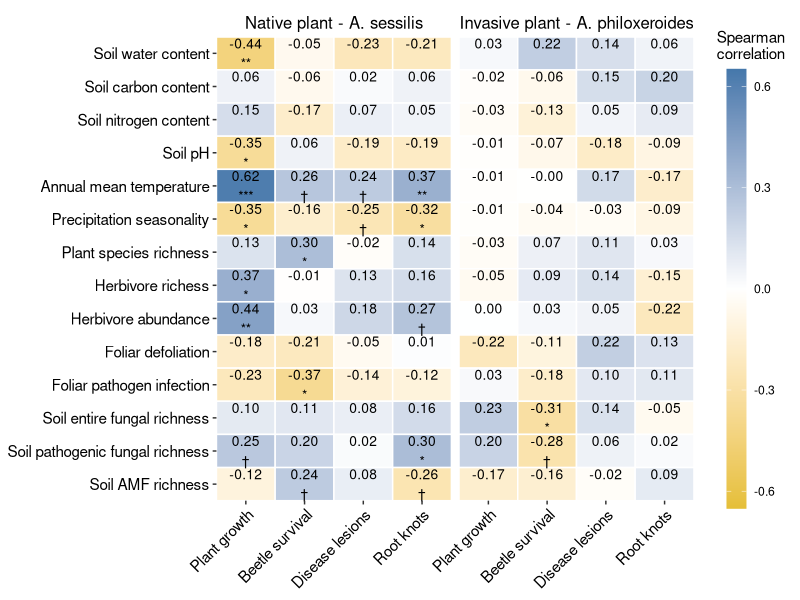

Generate this figure with R:
################################################################################
################################### Figure 4 ###################################
################################################################################

# loading package
library(openxlsx)
library(dplyr)
library(ggplot2)
library(psych)
library(ggtext)

# loading field survey dataset
figure_4_data <- read.xlsx("Field_survey_dataset.xlsx", sheet = "Field_survey", colNames = T)
figure_4_data$Origin <- ifelse(figure_4_data$Species == "Alternanthera_philoxeroides", "Invasive", "Native")
figure_4_data$Origin <- factor(figure_4_data$Origin, levels = c("Native", "Invasive"))
figure_4_data$Species <- as.factor(figure_4_data$Species)

colnames(figure_4_data)
# data translation
figure_4_data$SQRTlesion <- sqrt(figure_4_data$Lesion)
figure_4_data$SQRTknots <- sqrt(figure_4_data$Knots)
figure_4_data$LOGdefol <- log10(figure_4_data$Defol)
figure_4_data$SQRTdisease <- sqrt(figure_4_data$Disease)
figure_4_data$LOGPATH <- log10(figure_4_data$PATHSR)
figure_4_data$SQRTAMF <- sqrt(figure_4_data$AMFSR)

# data translation
figure_4_data$LOGSoil_C <- log10(figure_4_data$Soil_C)
figure_4_data$LOGSoil_N <- log10(figure_4_data$Soil_N)
figure_4_data$SQRTHerbAB <- sqrt(figure_4_data$HerbAB)

################################ Native dataset ################################
figure_4_data_nat <- subset(figure_4_data, Origin == "Native")
select_var <- c("Soil_wc", "LOGSoil_C", "LOGSoil_N", "Soil_ph", "Bio1", "Bio15", "ALLplSR", "HerbFR", "SQRTHerbAB", "LOGdefol", 
                "SQRTdisease", "FUNGSR", "LOGPATH", "SQRTAMF")

cor_results <- corr.test(figure_4_data_nat[,c("Con_mass", "Bsurv", "SQRTlesion", "SQRTknots")], 
                         figure_4_data_nat[, select_var], method = "spearman", adjust = "none")

cor_matrix <- cor_results$r 
p_matrix <- cor_results$p   
n_matrix <- cor_results$n  

# Convert cor_matrix and p_matrix to data frames and merge them
cor_df <- as.data.frame(cor_matrix) %>%
  tibble::rownames_to_column(var = "Respond_var") %>%
  tidyr::pivot_longer(cols = -Respond_var, names_to = "Predict_var", values_to = "Correlation")

p_df <- as.data.frame(p_matrix) %>%
  tibble::rownames_to_column(var = "Respond_var") %>%
  tidyr::pivot_longer(cols = -Respond_var, names_to = "Predict_var", values_to = "p_value")

# Merge the two data frames
plot_data_nat <- left_join(cor_df, p_df, by = c("Respond_var", "Predict_var"))
plot_data_nat$Origin = "Native plant - A. sessilis"


############################### Invasive dataset ###############################
figure_4_data_inv <- subset(figure_4_data, Origin == "Invasive")

cor_results <- corr.test(figure_4_data_inv[,c("Con_mass", "Bsurv", "SQRTlesion", "SQRTknots")], 
                         figure_4_data_inv[, select_var], method = "spearman", adjust = "none")

cor_matrix <- cor_results$r 
p_matrix <- cor_results$p   
n_matrix <- cor_results$n  

# Convert cor_matrix and p_matrix to data frames and merge them
cor_df <- as.data.frame(cor_matrix) %>%
  tibble::rownames_to_column(var = "Respond_var") %>%
  tidyr::pivot_longer(cols = -Respond_var, names_to = "Predict_var", values_to = "Correlation")

p_df <- as.data.frame(p_matrix) %>%
  tibble::rownames_to_column(var = "Respond_var") %>%
  tidyr::pivot_longer(cols = -Respond_var, names_to = "Predict_var", values_to = "p_value")

# Merge the two data frames
plot_data_inv <- left_join(cor_df, p_df, by = c("Respond_var", "Predict_var"))
plot_data_inv$Origin = "Invasive plant - A. philoxeroides"

# Merge the native and exotic datasets
plot_data = rbind(plot_data_nat, plot_data_inv)

# Visualize figure
# Add significance markers (* for p < 0.05)
plot_data <- plot_data %>%
  mutate(
    significance = case_when(
      p_value <= 0.001 ~ "***",
      p_value <= 0.01  ~ "**",
      p_value <= 0.05  ~ "*",
      p_value <= 0.1   ~ "†",
      TRUE ~ ""
    )
  )


# Rename variables
plot_data$Respond_var[plot_data$Respond_var == "Con_mass"] <- "Plant growth"
plot_data$Respond_var[plot_data$Respond_var == "Bsurv"] <- "Beetle survival"
plot_data$Respond_var[plot_data$Respond_var == "SQRTlesion"] <- "Disease lesions"
plot_data$Respond_var[plot_data$Respond_var == "SQRTknots"] <- "Root knots"

plot_data$Predict_var[plot_data$Predict_var == "LOGSoil_C"] <- "Soil carbon content"
plot_data$Predict_var[plot_data$Predict_var == "LOGSoil_N"] <- "Soil nitrogen content"
plot_data$Predict_var[plot_data$Predict_var == "Soil_wc"] <- "Soil water content"
plot_data$Predict_var[plot_data$Predict_var == "Soil_ph"] <- "Soil pH"

plot_data$Predict_var[plot_data$Predict_var == "Bio1"] <- "Annual mean temperature"
plot_data$Predict_var[plot_data$Predict_var == "Bio15"] <- "Precipitation seasonality"

plot_data$Predict_var[plot_data$Predict_var == "ALLplSR"] <- "Plant species richness"
plot_data$Predict_var[plot_data$Predict_var == "HerbFR"] <- "Herbivore richess"
plot_data$Predict_var[plot_data$Predict_var == "SQRTHerbAB"] <- "Herbivore abundance"
plot_data$Predict_var[plot_data$Predict_var == "LOGdefol"] <- "Foliar defoliation"
plot_data$Predict_var[plot_data$Predict_var == "SQRTdisease"] <- "Foliar pathogen infection"

plot_data$Predict_var[plot_data$Predict_var == "FUNGSR"] <- "Soil entire fungal richness"
plot_data$Predict_var[plot_data$Predict_var == "LOGPATH"] <- "Soil pathogenic fungal richness"
plot_data$Predict_var[plot_data$Predict_var == "SQRTAMF"] <- "Soil AMF richness"

# Adjust factor order
plot_data$Respond_var <- factor(plot_data$Respond_var, levels = c("Plant growth", "Beetle survival", 
                                                                  "Disease lesions", "Root knots"))

plot_data$Predict_var <- factor(plot_data$Predict_var, levels = rev(c("Soil water content", "Soil carbon content", "Soil nitrogen content", "Soil pH",
                                                                     "Annual mean temperature", "Precipitation seasonality",
                                                                     "Plant species richness", "Herbivore richess", "Herbivore abundance", "Foliar defoliation", "Foliar pathogen infection",
                                                                     "Soil entire fungal richness", "Soil pathogenic fungal richness", "Soil AMF richness")))

plot_data$Origin <- factor(plot_data$Origin, levels = c("Native plant - A. sessilis",
                                                       "Invasive plant - A. philoxeroides"))


plot_data$Predict_group <- dplyr::case_when(
  plot_data$Predict_var %in% c("Soil water content", "Soil carbon content", "Soil nitrogen content", "Soil pH") ~ "Soil",
  plot_data$Predict_var %in% c("Annual mean temperature", "Precipitation seasonality") ~ "Climate",
  plot_data$Predict_var %in% c("Plant species richness", "Herbivore richess", "Herbivore abundance", "Foliar defoliation", "Foliar pathogen infection") ~ "Plant",
  plot_data$Predict_var %in% c("Soil entire fungal richness", "Soil pathogenic fungal richness", "Soil AMF richness") ~ "Fungi")

ggplot(plot_data, aes(x = Respond_var, y = Predict_var, fill = Correlation)) +
  geom_tile(color = "white", linewidth = 0.5) + 
  geom_text(aes(label = sprintf("%.2f\n%s", Correlation, significance)), 
            color = "black", size = 3.5) + 
  scale_fill_gradient2(
    low = "#E5BF38", mid = "white", high = "#4578AB",
    midpoint = 0, limits = c(-0.65, 0.65)) +
  theme_bw() + 
  scale_x_discrete(expand = c(0, 0)) +
  scale_y_discrete(expand = c(0, 0)) +
  #geom_hline(yintercept = c(14), color = "black", linetype = 1) + 
  #geom_vline(xintercept = c(1), color = "black", linetype = 1) + 
  theme(axis.text.x = element_text(angle = 45, hjust = 1),
        axis.line = element_blank(),
        axis.text = element_text(size = 11, color = "black"),
        axis.title = element_text(size = 13, color = "black"),
        panel.border = element_blank(),
        strip.background = element_rect(color="white", fill="white", size=0.5, linetype="solid"),
        strip.text.x = element_text(size = 12, color = "black"),
        legend.position = "right") + # bottom
  labs(x = NULL, y = NULL,  fill = "Spearman\ncorrelation") +
  facet_wrap(~ Origin, strip.position = "top") + # bottom
  guides(fill = guide_colorbar( title.position = "top", title.hjust = 0.5,barwidth = 1, barheight = 22)) +
  coord_cartesian(clip = 'off') -> Figure_4; Figure_4

# ggsave("Figure_4_new.pdf", plot = Figure_4, width = 8.35, height = 7.36, units = "in", dpi = 300)


